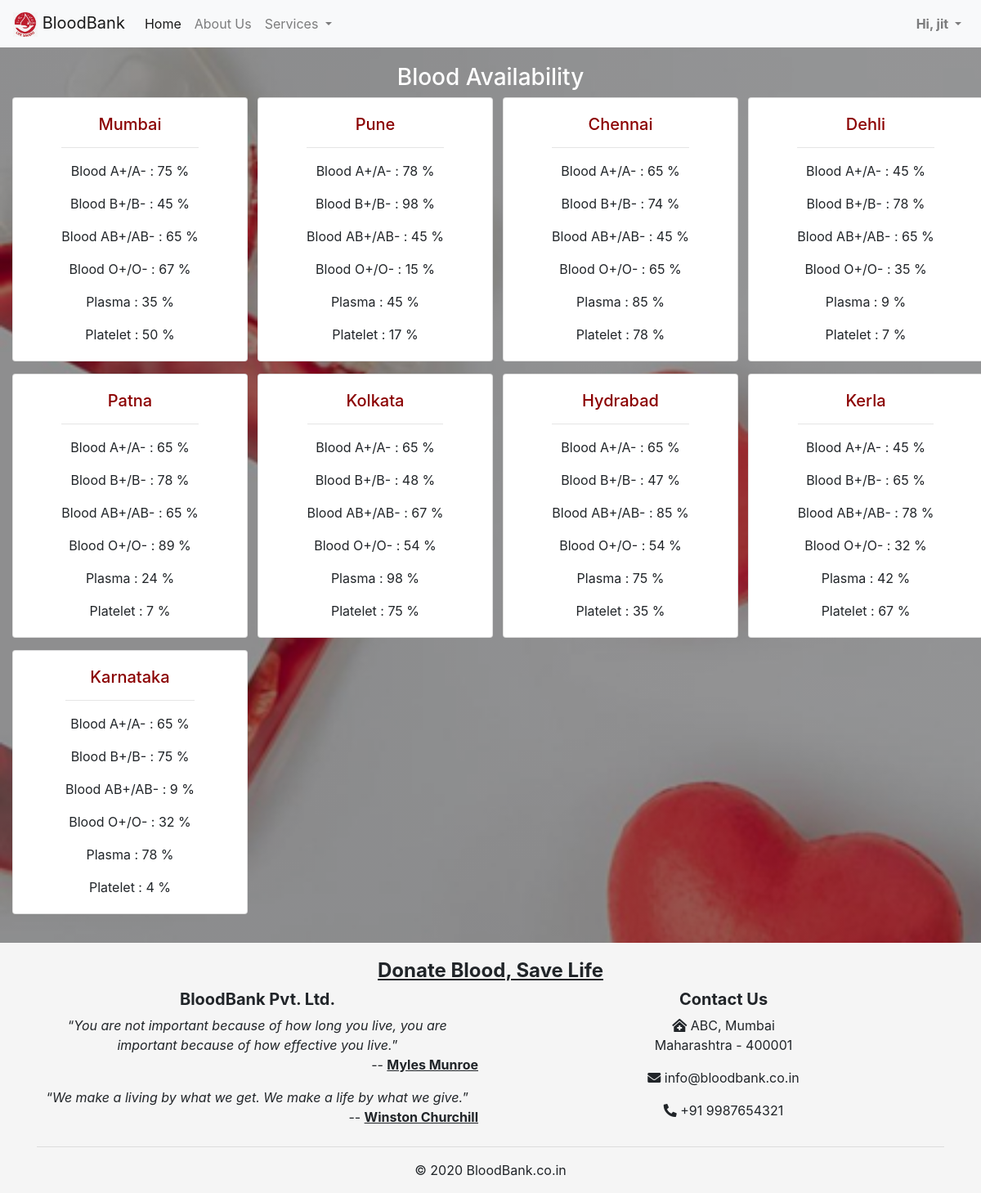
/availibility/ (signed in), run on the app's committed database.
### availibility/models.py (models this page shows, shortened)
class BloodAvailibility(models.Model):
	location = models.CharField(max_length=50)
	blood_a = models.IntegerField()
	blood_b = models.IntegerField()
	blood_ab = models.IntegerField()
	blood_o = models.IntegerField()
	plasma = models.IntegerField()
	platelet = models.IntegerField()

### availibility/views.py (the view)
# urls.py: path('', availibility, name='availibility'),
def availibility(request):
	availibility = BloodAvailibility.objects.all()
	return render(request, 'availibility.html', {'availibility': availibility})

### templates/availibility.html (shortened to what this page needs)
{% extends 'index.html' %}
{% block content %}
<div class="availibility container-fluid">
	<center><h3>Blood Availability</h3></center>
	<div class="row">
		{% for avail in availibility %}
		<div class="col-sm-3">
			<div class="card" style="width: 18rem;">
			  <div class="card-body">
			    <h5 class="card-title" style="color: darkred">{{ avail.location }}</h5>
			    <hr>
			    <p class="card-text">Blood A+/A- : {{avail.blood_a}} %</p>
			    <p class="card-text">Blood B+/B- : {{avail.blood_b}} %</p>
			    <p class="card-text">Blood AB+/AB- : {{avail.blood_ab}} %</p>
			    <p class="card-text">Blood O+/O- : {{avail.blood_o}} %</p>
			    <p class="card-text">Plasma : {{avail.plasma}} %</p>
			    <p class="card-text">Platelet : {{avail.platelet}} %</p>
			  </div>
			</div>
		</div>
		{% endfor %}
	</div>
</div>
{% endblock %}

### templates/index.html (shortened to what this page needs)
<!DOCTYPE html>
{% load static %}
<html lang="en">
<head>
    <link rel="stylesheet" href="{% static 'css/main.css' %}">
    <link rel="stylesheet" href="{% static 'css/about.css' %}">
    <link rel="stylesheet" href="{% static 'css/accounts.css' %}">
      <link rel="stylesheet" href="{% static 'css/availibility.css' %}">
    <link rel="stylesheet" href="https://stackpath.bootstrapcdn.com/bootstrap/4.5.2/css/bootstrap.min.css">
    <link rel="stylesheet" href="https://pro.fontawesome.com/releases/v5.10.0/css/all.css"/>
</head>
<body>
    <header>
        <nav class="navbar navbar-expand-lg navbar-light bg-light">
            <a class="navbar-brand" href="{% url 'index' %}"><img src="{% static 'images/logo.png' %}" alt="logo" height="30px" width="30px"> BloodBank</a>
            <div class="collapse navbar-collapse" id="navbarSupportedContent">
              <ul class="navbar-nav mr-auto">
                <li class="nav-item active">
                  <a class="nav-link" href="{% url 'index' %}">Home <span class="sr-only">(current)</span></a>
                </li>
                <li class="nav-item">
                  <a class="nav-link" href="{% url 'about' %}">About Us</a>
                </li>
                <li class="nav-item dropdown">
                  <a class="nav-link dropdown-toggle" href="#" id="navbarDropdown" role="button" data-toggle="dropdown" aria-haspopup="true" aria-expanded="false">
                    Services
                  </a>
                </li>
              </ul>
              <div class="nav-item dropdown navbar-nav">
                {% if user.is_authenticated %}
                <a class="login nav-link dropdown-toggle" href="#" id="navbarDropdown" role="button" data-toggle="dropdown" aria-haspopup="true" aria-expanded="false">
                    Hi, {{user.get_username}}
                  </a>
                {% else %}
                <a class="login" href="{% url 'login' %}">Login</a>
                {% endif %}
              </div>
            </div>
        </nav>
    </header>
    <div class="main-container">
        {% block content %}{% endblock %}
    </div>
    <footer>
        <h4><u>Donate Blood, Save Life</u></h4>
        <div class="container">
            <div class="row">
                <div class="col">
                    <h5><b>BloodBank Pvt. Ltd.</b></h5>
                    <p>“<i>You are not important because of how long you live, you are important because of how effective you live.</i>”<br>
                        <span style="float: right;">-- <u><b>Myles Munroe</b></u></span></p>
                    <br>
                    <p>“<i>We make a living by what we get. We make a life by what we give.</i>”<br>
                        <span style="float: right;">-- <u><b>Winston Churchill</b></u></span></p>
                </div>
                <div class="col">
                    <h5><b>Contact Us</b></h5>
                    <address><i class="fas fa-clinic-medical"></i> ABC, Mumbai<br>Maharashtra - 400001</address>
                    <p><i class="fas fa-envelope"></i> info@bloodbank.co.in</p>
                    <p><i class="fas fa-phone-alt"></i> +91 9987654321</p>
                </div>
            </div>
            <hr>
            <div class="row">
                <div class="col"><p>&copy; 2020 BloodBank.co.in</p></div>
            </div>
        </div>
    </footer>
</body>
</html>

### static/css/main.css (style rules this page uses)
* { padding: 0; margin: 0; }
.container-fluid { text-align: center; }
.login { text-decoration: none; color: slategray; font-weight: bold; }
footer { width: 100%; padding-left: 20px; padding-top: 20px; padding-right: 20px; background-color: whitesmoke; text-align: center; }
footer h4 { font-weight: bolder; }
.col-sm-3 { text-align: center; }
.card { align-items: center; margin-bottom: 15px; }

### static/css/availibility.css (style rules this page uses)
.availibility { padding: 20px; }
h3 { color: white; }

### data on the page
BloodAvailibility: location "Mumbai", blood_a "75", blood_b "45", blood_ab "65", blood_o "67", plasma "35", platelet "50"
BloodAvailibility: location "Pune", blood_a "78", blood_b "98", blood_ab "45", blood_o "15", plasma "45", platelet "17"
BloodAvailibility: location "Chennai", blood_a "65", blood_b "74", blood_ab "45", blood_o "65", plasma "85", platelet "78"
BloodAvailibility: location "Dehli", blood_a "45", blood_b "78", blood_ab "65", blood_o "35", plasma "9", platelet "7"
BloodAvailibility: location "Patna", blood_a "65", blood_b "78", blood_ab "65", blood_o "89", plasma "24", platelet "7"
BloodAvailibility: location "Kolkata", blood_a "65", blood_b "48", blood_ab "67", blood_o "54", plasma "98", platelet "75"
BloodAvailibility: location "Hydrabad", blood_a "65", blood_b "47", blood_ab "85", blood_o "54", plasma "75", platelet "35"
BloodAvailibility: location "Kerla", blood_a "45", blood_b "65", blood_ab "78", blood_o "32", plasma "42", platelet "67"
BloodAvailibility: location "Karnataka", blood_a "65", blood_b "75", blood_ab "9", blood_o "32", plasma "78", platelet "4"

### other printed values
{{ user.get_username }} "jit"
